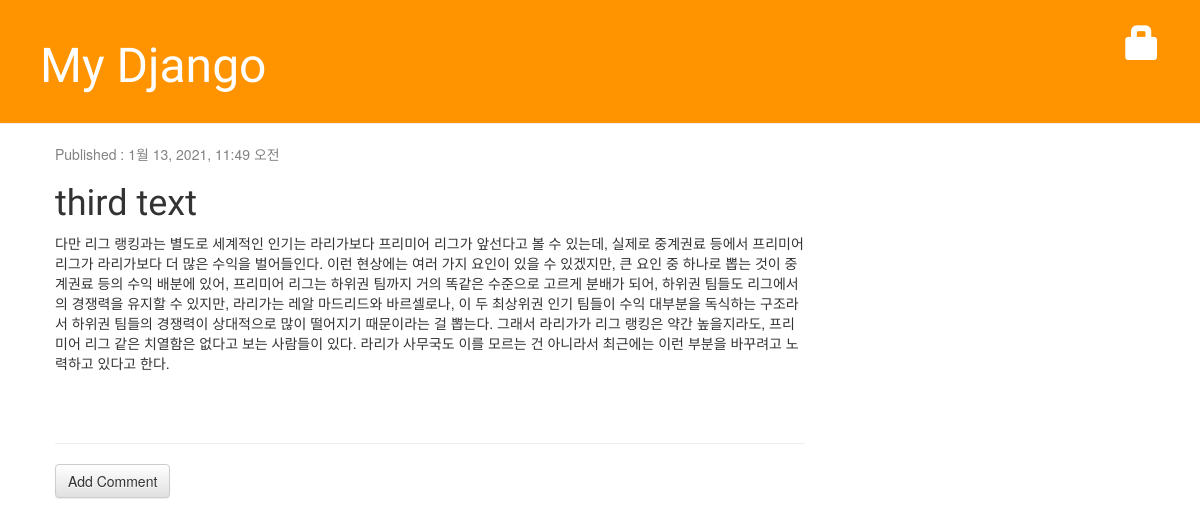
The page /post/5 on the database its author committed.
### blog/models.py (models this page shows, shortened)
class Post(models.Model):
    author = models.ForeignKey('auth.User', on_delete=models.CASCADE)
    title = models.CharField(max_length=200, validators=[min_length_3_validator])
    text = models.TextField()
    created_date = models.DateTimeField(default=timezone.now)
    published_date = models.DateTimeField(blank=True, null=True)

### blog/views.py (the view)
# urls.py: path('post/<int:pk>', views.post_detail, name='post_detail'),
def post_detail(request, pk):
    post = get_object_or_404(Post, pk=pk)
    return render(request, 'blog/post_detail.html', {'post': post})

### blog/templates/blog/post_detail.html (shortened to what this page needs)
{% extends 'blog/base.html' %}
{% block content %}
    <div class="post">
        {% if post.published_date %}
            <div class="date">
                <p>Published : {{post.published_date}}</p>
            </div>
        {% endif %}
        <h1>{{post.title}}</h1>
        <p>{{post.text|linebreaksbr}}</p>
    </div>
<hr>
<a href="{% url 'add_comment_to_post' pk=post.pk %}" class="btn btn-default">Add Comment</a>
{% endblock %}

### blog/static/css/blog.css (style rules this page uses)
h1, h2, h3, h4 { font-family: 'Lobster', cursive; }
.date { color: #828282; }
.post { margin-bottom: 70px; }

### rows shown on the page
Post: published_date "1월 13, 2021, 11:49 오전", title "third text", text "다만 리그 랭킹과는 별도로 세계적인 인기는 라리가보다 프리미어 리그가 앞선다고 볼 수 있는데, 실제로 중계권료 등에서 프리미어 리그가 라리가보다 더 많은 수익을 벌어들인다. 이런 현상에는 여러 가지 요인이 있을 수 있겠지만, 큰 요인 중 하나로 뽑는 것이 중계권료 등의 수익 배분에 있어, 프리미어 리그는 하위권 팀까지 거의 똑같은 수준으로 고르게 분배가 되어, 하위권 팀들도 리그에서의 경쟁력을 유지할 수 있지만, 라리가는 레알 마드리드와 바르셀로나, 이 두 최상위권 인기 팀들이 수익 대부분을 독식하는 구조라서 하위권 팀들의 경쟁력이 상대적으로 많이 떨어지기 때문이라는 걸 뽑는다. 그래서 라리가가 리그 랭킹은 약간 높을지라도, 프리미어 리그 같은 치열함은 없다고 보는 사람들이 있다. 라리가 사무국도 이를 모르는 건 아니라서 최근에는 이런 부분을 바꾸려고 노력하고 있다고 한다."
